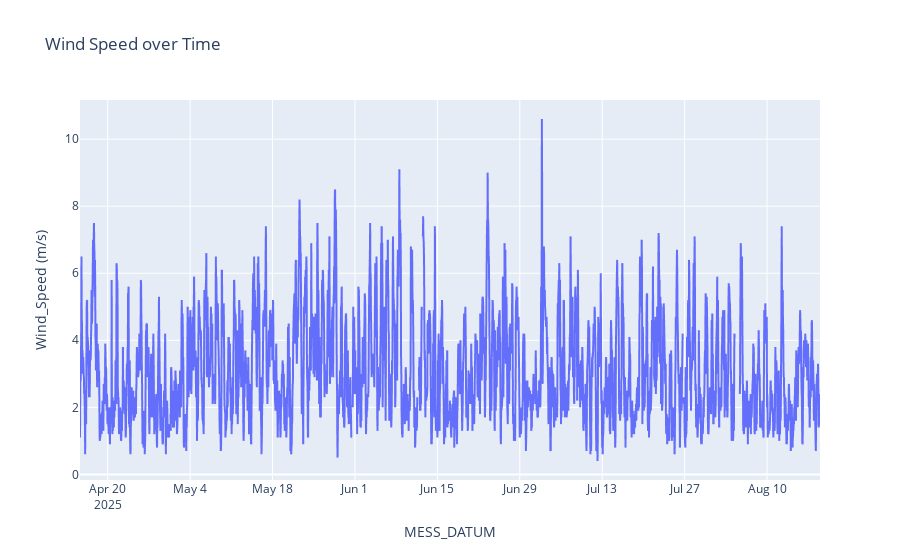

Notebook source saved alongside this figure:
### Code cell
wind_fig=px.line(wind_df1, x='MESS_DATUM', y='Wind_Speed (m/s)', title='Wind Speed over Time')
wind_fig.show()

### Figure 1 — Plotly figure (JSON) as saved in the notebook; plotly's stock layout.template omitted (floating-point values rounded to 4 significant figures; data arrays with more than 128 entries replaced by an {"elided": "..."} marker saying what was removed)
{"data": [{"hovertemplate": "MESS_DATUM=%{x}<br>Wind_Speed (m/s)=%{y}<extra></extra>", "legendgroup": "", "line": {"color": "#636efa", "dash": "solid"}, "marker": {"symbol": "circle"}, "mode": "lines", "name": "", "showlegend": false, "type": "scattergl", "x": {"elided": "3015 str values"}, "xaxis": "x", "y": {"elided": "3015 float values"}, "yaxis": "y"}], "layout": {"legend": {"tracegroupgap": 0}, "title": {"text": "Wind Speed over Time"}, "xaxis": {"anchor": "y", "domain": [0, 1], "title": {"text": "MESS_DATUM"}}, "yaxis": {"anchor": "x", "domain": [0, 1], "title": {"text": "Wind_Speed (m/s)"}}}}
